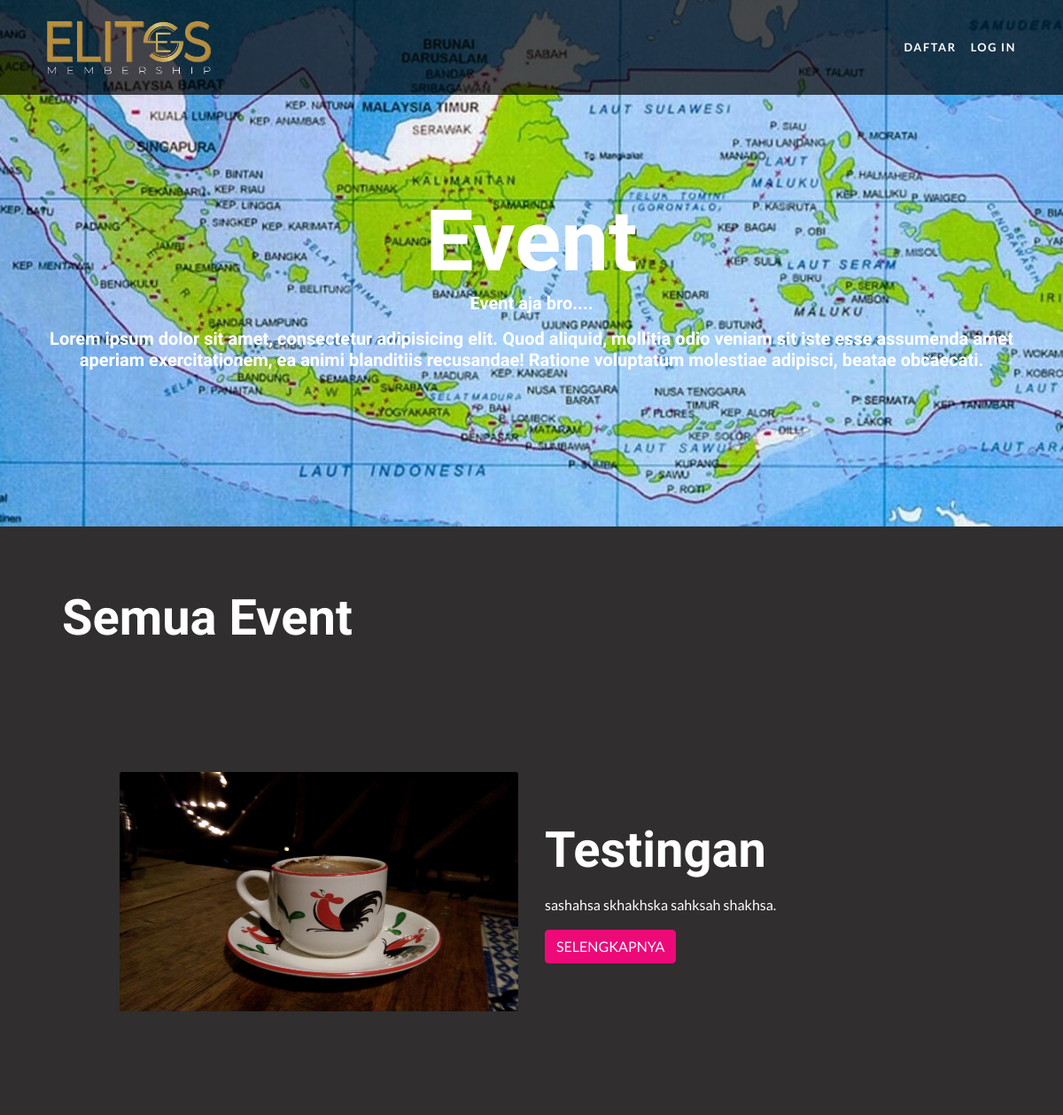
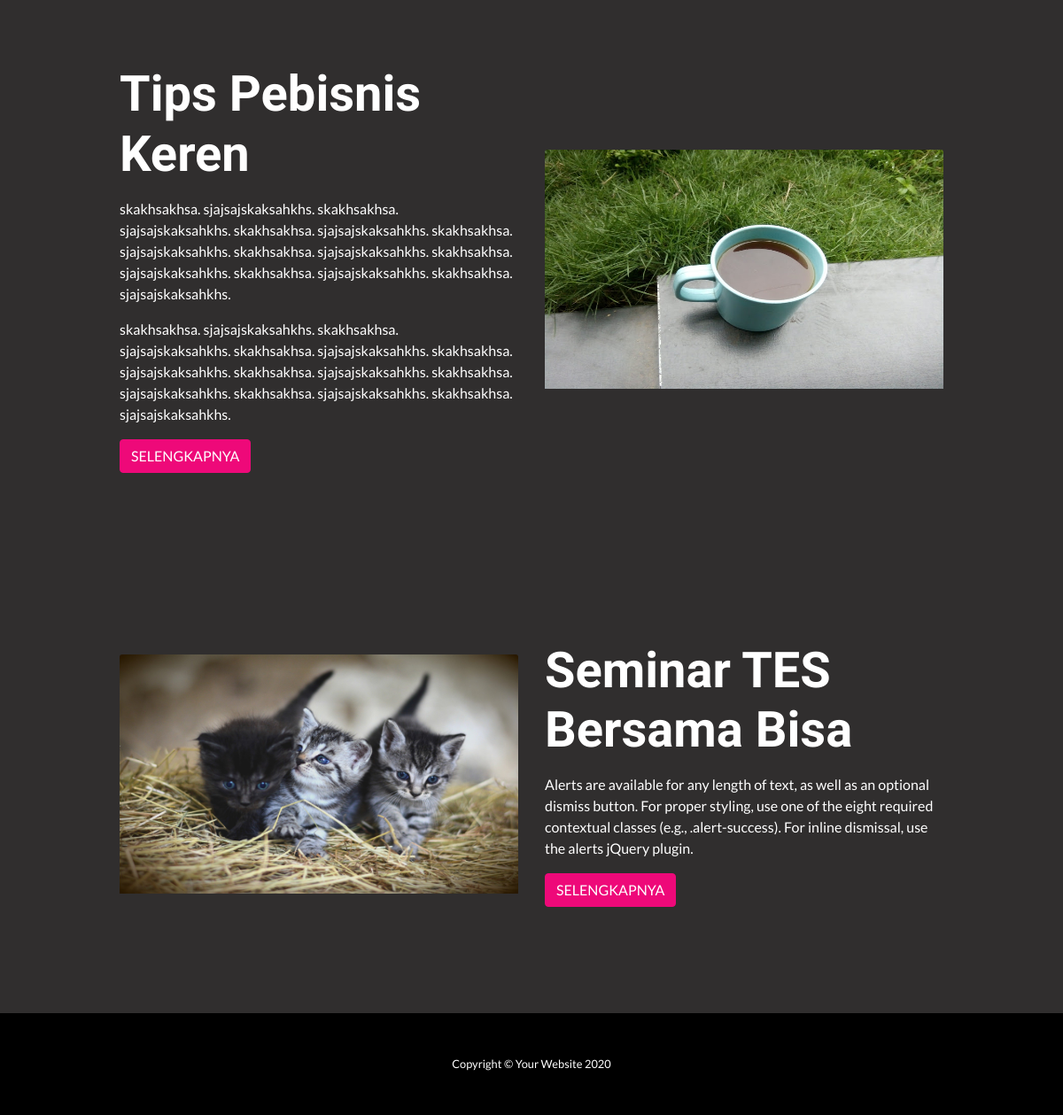
The page /?hal=event on the database its author committed (2 pictures, top to bottom).
### tables this page shows
CREATE TABLE `info` (
  `id_info` int(11) NOT NULL,
  `jenis_info` varchar(50) NOT NULL,
  `deskripsi` text NOT NULL,
  `tgl_info` date NOT NULL,
  `foto_info` varchar(100) NOT NULL,
  `id_user` int(11) NOT NULL
);

CREATE TABLE `event` (
  `id_event` int(11) NOT NULL,
  `nama_event` varchar(50) NOT NULL,
  `tanggal_post` date NOT NULL,
  `deskripsi` text NOT NULL,
  `foto_event` varchar(100) NOT NULL,
  `id_user` int(11) NOT NULL,
  `lokasi` text NOT NULL,
  `venue` varchar(50) NOT NULL,
  `waktu` datetime NOT NULL,
  `harga_event` double NOT NULL,
  `kuota` int(11) NOT NULL,
  `keterangan` varchar(25) NOT NULL
);

### fungsional/data/isiData.php (called while the page is built, shortened)
<?php
    class isiData extends konfigurasi
    {
        public function hitungData($q)
        {
            $hitung = mysqli_num_rows($q);
            return $hitung;
        }
        public function eksekusiSQL($sqlnya)
        {
            $sambungannya=parent::sambungkan();
            $que = mysqli_query($sambungannya, $sqlnya);
            return $que;
        }
    }
?>

### fungsional/data/konfigurasi.php (called while the page is built, shortened)
<?php
    class konfigurasi
    {
        function sambungkan()
        {
            include './fungsional/data/koneksi.php';
            $sambungan = mysqli_connect($server, $username, $password, $database);
            if ($sambungan)
            {
                return $sambungan;
            }
            else
            {
                echo
                "
                    <h1>Gagal Konek database</h1>
                ";
            }
        }
    }
?>

### fungsional/halm/event.php (the view, shortened to what this page needs)
<?php
    include './fungsional/konfig/header.php';
  $event = $crud->eksekusiSQl("SELECT *FROM info
                                        WHERE jenis_info='Event'
                                        ");
  foreach ($event as $ev) {
      $jenis = $ev['jenis_info'];
      $desk = $ev['deskripsi'];
    }
?>
  <header class="masthead gambar-bg text-center text-white ">
    <div class="masthead-content">
      <div class="container">
        <h1 class="masthead-heading mb-0"><?php echo $jenis;?></h1>
        <h5><?php echo $desk;?></h5>
      </div>
    </div>
    <div class="bg-circle-1 bg-circle"></div>
    <div class="bg-circle-2 bg-circle"></div>
    <div class="bg-circle-3 bg-circle"></div>
    <div class="bg-circle-4 bg-circle"></div>
  </header>
  <section>
    <div class="container" style="padding: 20px;">
        <h2 class="display-4">Semua Event</h2>
        <?php
          $perintah = $crud->eksekusiSQl("SELECT *FROM event
                          INNER JOIN
                          user ON user.id_user = event.id_user
                          ORDER BY event.id_event DESC");
          $hitung   = $crud->hitungData($perintah);
          if ($hitung==0)
          {
              pesanKosong();
          }
          else
          {
              $no=1;
              foreach($perintah as $a)
              {
                  $nama = $a['nama_event'];
                  $foto = $a['foto_event'];
                  $idev = $a['id_event'];
                  $desk = $a['deskripsi'];
                  if ($foto=="Kosong")
                  {
                      $gambar = "<img class='card-img-top' src='img/nofoto.png' width='50' height='50'>";
                  }
                  else
                  {
                      $tujuan = "foto/event/$foto";
                      $gambar =
                      "
                              <img class='card-img-top' src='$tujuan' width='100%' height='270'>
                      ";
                  }
                  if($no%2==0)
                  {
                    $floating1="order-lg-1";
                    $floating2="order-lg-2";
                  }
                  else
                  {
                    $floating1="";
                    $floating2="";
                  }
                  echo
                  "
                    <section style='margin-top:90px;'>
                      <div class='container'>
                          <div class='row align-items-center'>
                            <div class='col-md $floating2'>
                              $gambar
                            </div>
                            <div class='col-md $floating1'>
                              <h1 class='display-4'>$nama</h1>
                              <p>$desk</p>
                              <a href='?hal=event-info&k=$idev' class='btn btn-primary'>
                                SELENGKAPNYA
                              </a>
                            </div>
                        </div>
                      </div>
                    </section>
                  ";
               $no++;
              }
          }
      ?>
    </div>
  </section>
  <footer class="py-5 bg-black">
    <div class="container">
      <p class="m-0 text-center text-white small">Copyright &copy; Your Website 2020</p>
    </div>
  </footer>

### css/danny-design.css (style rules this page uses)
.gambar-bg { background-image: url('../img/kopi.jpg'); }

### css/tampilan.css (style rules this page uses)
body { background-color: #302e2e; color: white; }
section { padding: 50px; }

### rows shown on the page
info: jenis_info "Event", deskripsi "Event aja bro.... Lorem ipsum dolor sit amet, consectetur adipisicing elit. Quod aliquid, mollitia odio veniam sit iste esse assumenda amet aperiam exercitationem, ea animi blanditiis recusandae! Ratione voluptatum molestiae adipisci, beatae obcaecati."
event: foto_event (picture), nama_event "Testingan", deskripsi "sashahsa skhakhska sahksah shakhsa."
event: foto_event (picture), nama_event "Tips Pebisnis Keren", deskripsi "skakhsakhsa. sjajsajskaksahkhs. skakhsakhsa. sjajsajskaksahkhs. skakhsakhsa. sjajsajskaksahkhs. skakhsakhsa. sjajsajskaksahkhs. skakhsakhsa. sjajsajskaksahkhs. skakhsakhsa. sjajsajskaksahkhs. skakhsakhsa. sjajsajskaksahkhs. skakhsakhsa. sjajsajskaksahkhs. skakhsakhsa. sjajsajskaksahkhs. skakhsakhsa. sjajsajskaksahkhs. skakhsakhsa. sjajsajskaksahkhs. skakhsakhsa. sjajsajskaksahkhs. skakhsakhsa. sjajsajskaksahkhs. skakhsakhsa. sjajsajskaksahkhs. skakhsakhsa. sjajsajskaksahkhs. skakhsakhsa. sjajsajskaksahkhs."
event: foto_event (picture), nama_event "Seminar TES Bersama Bisa", deskripsi "Alerts are available for any length of text, as well as an optional dismiss button. For proper styling, use one of the eight required contextual classes (e.g., .alert-success). For inline dismissal, use the alerts jQuery plugin."
